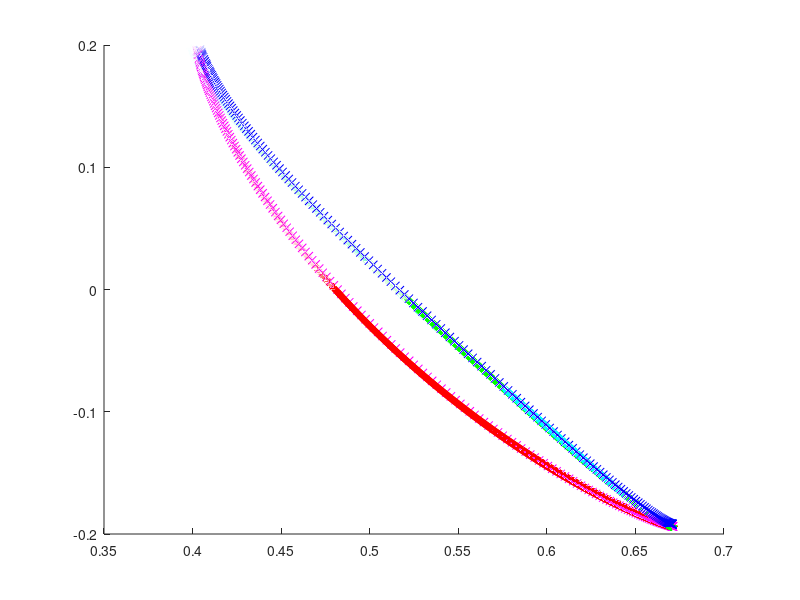

Write MATLAB code to recreate this figure. (Note: this script raises an error after producing the figure.)
function plot_cart_coord_dmp_obs_avoid()
    % Author: Giovanni Sutanto
    % Date  : November 10, 2015
    close   all;
    
    sample_cart_coord_dmp_multi_traj_training_wo_obs_out  = csvread('sample_cart_coord_dmp_multi_traj_training_wo_obs_out.txt');
    sample_cart_coord_dmp_multi_traj_training_w_obs_out   = csvread('sample_cart_coord_dmp_multi_traj_training_w_obs_out.txt');
    sample_cart_coord_dmp_wo_obs_out                      = csvread('sample_cart_coord_dmp_wo_obs_out.txt');
    sample_cart_coord_dmp_w_obs_out_ideal                 = csvread('sample_cart_coord_dmp_w_obs_out_ideal.txt');
    sample_cart_coord_dmp_w_obs_out_real                  = csvread('sample_cart_coord_dmp_w_obs_out_real.txt');
    
    figure;
    hold            on;
    po_multi_traj_training_wo_obs   = plot3(sample_cart_coord_dmp_multi_traj_training_wo_obs_out(:,2)', sample_cart_coord_dmp_multi_traj_training_wo_obs_out(:,3)', sample_cart_coord_dmp_multi_traj_training_wo_obs_out(:,4)','mx');
    po_multi_traj_training_w_obs    = plot3(sample_cart_coord_dmp_multi_traj_training_w_obs_out(:,2)', sample_cart_coord_dmp_multi_traj_training_w_obs_out(:,3)', sample_cart_coord_dmp_multi_traj_training_w_obs_out(:,4)','bx');
    po_rbt_unroll_wo_obs            = plot3(sample_cart_coord_dmp_wo_obs_out(:,2)', sample_cart_coord_dmp_wo_obs_out(:,3)', sample_cart_coord_dmp_wo_obs_out(:,4)','r+');
    po_rbt_unroll_w_obs_ideal       = plot3(sample_cart_coord_dmp_w_obs_out_ideal(:,2)', sample_cart_coord_dmp_w_obs_out_ideal(:,3)', sample_cart_coord_dmp_w_obs_out_ideal(:,4)','g+');
    po_rbt_unroll_w_obs_real        = plot3(sample_cart_coord_dmp_w_obs_out_real(:,2)', sample_cart_coord_dmp_w_obs_out_real(:,3)', sample_cart_coord_dmp_w_obs_out_real(:,4)','c+');
    plot_sphere(0.05, 0.553216, -0.016969, 0.225269);
    title('Plot of Cartesian DMP Performance');
    legend([po_multi_traj_training_wo_obs, po_multi_traj_training_w_obs, po_rbt_unroll_wo_obs, po_rbt_unroll_w_obs_ideal, po_rbt_unroll_w_obs_real],...
           'cartesian dmp w/o obs: reproduced trajectory','cartesian dmp w/ obs: reproduced trajectory',...
           'cartesian dmp w/o obs: reproduced trajectory by robot','cartesian dmp w/ obs: reproduced trajectory by robot (ideal)',...
           'cartesian dmp w/ obs: reproduced trajectory by robot (real)');
    campos([1.5198   -3.1373    0.6603]);
    hold            off;
end
